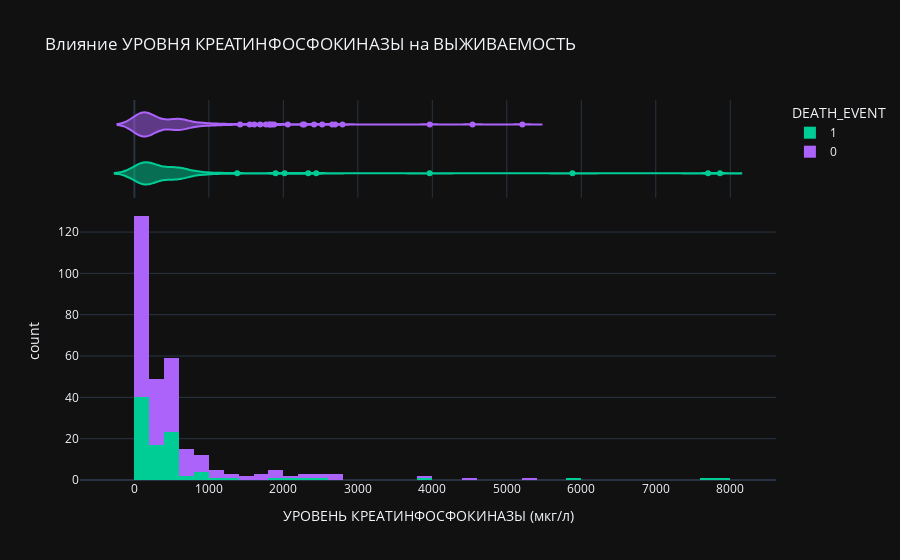

Source (notebook cell):
### Code cell
fig = px.histogram(heart_data, x="creatinine_phosphokinase", color="DEATH_EVENT", marginal="violin", hover_data=heart_data.columns,
                   title ="Влияние УРОВНЯ КРЕАТИНФОСФОКИНАЗЫ на ВЫЖИВАЕМОСТЬ", 
                   labels={"creatinine_phosphokinase": "УРОВЕНЬ КРЕАТИНФОСФОКИНАЗЫ (мкг/л)"},
                   template="plotly_dark",
                   color_discrete_map={"0": "RebeccaPurple", "1": "MediumPurple"})
fig.show()

### Figure 1 — Plotly figure (JSON) as saved in the notebook; plotly's stock layout.template omitted (floating-point values rounded to 4 significant figures; data arrays with more than 128 entries replaced by an {"elided": "..."} marker saying what was removed)
{"data": [{"alignmentgroup": "True", "bingroup": "x", "hovertemplate": "DEATH_EVENT=1<br>УРОВЕНЬ КРЕАТИНФОСФОКИНАЗЫ (мкг/л)=%{x}<br>count=%{y}<extra></extra>", "legendgroup": "1", "marker": {"color": "#00cc96", "pattern": {"shape": ""}}, "name": "1", "offsetgroup": "1", "orientation": "v", "showlegend": true, "type": "histogram", "x": [582, 7861, 146, 111, 160, 47, 246, 315, 157, 123, 81, 231, 981, 168, 379, 149, 582, 125, 582, 128, 220, 582, 148, 112, 122, 60, 70, 582, 23, 249, 94, 582, 60, 855, 235, 582, 124, 571, 588, 582, 1380, 582, 553, 129, 577, 91, 3964, 69, 260, 371, 789, 364, 7702, 318, 582, 68, 250, 110, 161, 113, 5882, 582, 47, 76, 280, 154, 328, 129, 143, 582, 582, 168, 805, 943, 582, 233, 2334, 2442, 776, 66, 176, 395, 99, 145, 104, 582, 1896, 582, 418, 131, 427, 582, 166, 2017, 258, 1199], "xaxis": "x", "yaxis": "y"}, {"alignmentgroup": "True", "customdata": {"elided": "96x12 float values"}, "hovertemplate": "DEATH_EVENT=%{customdata[11]}<br>УРОВЕНЬ КРЕАТИНФОСФОКИНАЗЫ (мкг/л)=%{x}<br>age=%{customdata[0]}<br>anaemia=%{customdata[1]}<br>diabetes=%{customdata[2]}<br>ejection_fraction=%{customdata[3]}<br>high_blood_pressure=%{customdata[4]}<br>platelets=%{customdata[5]}<br>serum_creatinine=%{customdata[6]}<br>serum_sodium=%{customdata[7]}<br>sex=%{customdata[8]}<br>smoking=%{customdata[9]}<br>time=%{customdata[10]}<extra></extra>", "legendgroup": "1", "marker": {"color": "#00cc96"}, "name": "1", "offsetgroup": "1", "scalegroup": "x", "showlegend": false, "type": "violin", "x": [582, 7861, 146, 111, 160, 47, 246, 315, 157, 123, 81, 231, 981, 168, 379, 149, 582, 125, 582, 128, 220, 582, 148, 112, 122, 60, 70, 582, 23, 249, 94, 582, 60, 855, 235, 582, 124, 571, 588, 582, 1380, 582, 553, 129, 577, 91, 3964, 69, 260, 371, 789, 364, 7702, 318, 582, 68, 250, 110, 161, 113, 5882, 582, 47, 76, 280, 154, 328, 129, 143, 582, 582, 168, 805, 943, 582, 233, 2334, 2442, 776, 66, 176, 395, 99, 145, 104, 582, 1896, 582, 418, 131, 427, 582, 166, 2017, 258, 1199], "xaxis": "x2", "yaxis": "y2"}, {"alignmentgroup": "True", "bingroup": "x", "hovertemplate": "DEATH_EVENT=0<br>УРОВЕНЬ КРЕАТИНФОСФОКИНАЗЫ (мкг/л)=%{x}<br>count=%{y}<extra></extra>", "legendgroup": "0", "marker": {"color": "#ab63fa", "pattern": {"shape": ""}}, "name": "0", "offsetgroup": "0", "orientation": "v", "showlegend": true, "type": "histogram", "x": {"elided": "203 int values"}, "xaxis": "x", "yaxis": "y"}, {"alignmentgroup": "True", "customdata": {"elided": "203x12 float values"}, "hovertemplate": "DEATH_EVENT=%{customdata[11]}<br>УРОВЕНЬ КРЕАТИНФОСФОКИНАЗЫ (мкг/л)=%{x}<br>age=%{customdata[0]}<br>anaemia=%{customdata[1]}<br>diabetes=%{customdata[2]}<br>ejection_fraction=%{customdata[3]}<br>high_blood_pressure=%{customdata[4]}<br>platelets=%{customdata[5]}<br>serum_creatinine=%{customdata[6]}<br>serum_sodium=%{customdata[7]}<br>sex=%{customdata[8]}<br>smoking=%{customdata[9]}<br>time=%{customdata[10]}<extra></extra>", "legendgroup": "0", "marker": {"color": "#ab63fa"}, "name": "0", "offsetgroup": "0", "scalegroup": "x", "showlegend": false, "type": "violin", "x": {"elided": "203 int values"}, "xaxis": "x2", "yaxis": "y2"}], "layout": {"barmode": "relative", "legend": {"title": {"text": "DEATH_EVENT"}, "tracegroupgap": 0}, "title": {"text": "Влияние УРОВНЯ КРЕАТИНФОСФОКИНАЗЫ на ВЫЖИВАЕМОСТЬ"}, "xaxis": {"anchor": "y", "domain": [0, 1], "title": {"text": "УРОВЕНЬ КРЕАТИНФОСФОКИНАЗЫ (мкг/л)"}}, "xaxis2": {"anchor": "y2", "domain": [0, 1], "matches": "x", "showgrid": true, "showticklabels": false}, "yaxis": {"anchor": "x", "domain": [0, 0.7326], "title": {"text": "count"}}, "yaxis2": {"anchor": "x2", "domain": [0.7426, 1], "matches": "y2", "showgrid": false, "showline": false, "showticklabels": false, "ticks": ""}}}
